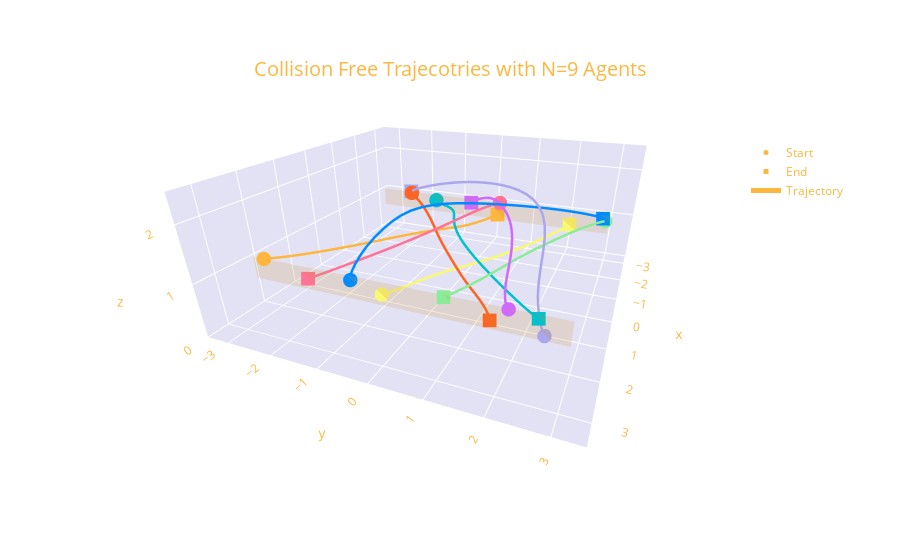

The notebook cell this image was saved under:
### Code cell
c = ["#fdb73e", "#00C1CC", '#008CFF', '#8BEB98', '#CF69FF', '#FF7396', "#F9F871", "#FF6222", "#AAA7EF"]

last = len(agent1_x)-1

start1 = go.Scatter3d(
    x=[pos_df[pos_df.Agent=='Agent 1'].X[0]],
    y=[pos_df[pos_df.Agent=='Agent 1'].Y[0]],
    z=[pos_df[pos_df.Agent=='Agent 1'].Z[0]],
    mode='markers',
    name='Start 1',
    marker=dict(symbol="circle",color=c[0],size=5),
    hovertemplate='Agent 1 start<extra></extra>'
)

end1 = go.Scatter3d(
    x=[pos_df[pos_df.Agent=='Agent 1'].X[last]],
    y=[pos_df[pos_df.Agent=='Agent 1'].Y[last]],
    z=[pos_df[pos_df.Agent=='Agent 1'].Z[last]],
    mode='markers',
    name='End 1',
    marker=dict(symbol="square",color=c[0],size=5),
    hovertemplate='Agent 1 end<extra></extra>'
)

traj1 = go.Scatter3d(
    x=pos_df[pos_df.Agent=='Agent 1'].X,
    y=pos_df[pos_df.Agent=='Agent 1'].Y,
    z=pos_df[pos_df.Agent=='Agent 1'].Z,
    mode='lines',
    name='Trajectory 1',
    line=dict(width=5, color=c[0]),
    hovertemplate='Agent 1 trajectory<extra></extra>'
)

start2 = go.Scatter3d(
    x=[pos_df[pos_df.Agent=='Agent 2'].X[0]],
    y=[pos_df[pos_df.Agent=='Agent 2'].Y[0]],
    z=[pos_df[pos_df.Agent=='Agent 2'].Z[0]],
    mode='markers',
    name='Start 2',
    marker=dict(symbol="circle",color=c[1],size=5),
    hovertemplate='Agent 2 start<extra></extra>'
)

end2 = go.Scatter3d(
    x=[pos_df[pos_df.Agent=='Agent 2'].X[last]],
    y=[pos_df[pos_df.Agent=='Agent 2'].Y[last]],
    z=[pos_df[pos_df.Agent=='Agent 2'].Z[last]],
    mode='markers',
    name='End 2',
    marker=dict(symbol="square",color=c[1],size=5),
    hovertemplate='Agent 2 end<extra></extra>'
)

traj2 = go.Scatter3d(
    x=pos_df[pos_df.Agent=='Agent 2'].X,
    y=pos_df[pos_df.Agent=='Agent 2'].Y,
    z=pos_df[pos_df.Agent=='Agent 2'].Z,
    mode='lines',
    name='Trajectory 2',
    line=dict(width=5, color=c[1]),
    hovertemplate='Agent 2 end<extra></extra>'
)

start3 = go.Scatter3d(
    x=[pos_df[pos_df.Agent=='Agent 3'].X[0]],
    y=[pos_df[pos_df.Agent=='Agent 3'].Y[0]],
    z=[pos_df[pos_df.Agent=='Agent 3'].Z[0]],
    mode='markers',
    name='Start 3',
    marker=dict(symbol="circle",color=c[2],size=5),
    hovertemplate='Agent 3 start<extra></extra>'
)

end3 = go.Scatter3d(
    x=[pos_df[pos_df.Agent=='Agent 3'].X[last]],
    y=[pos_df[pos_df.Agent=='Agent 3'].Y[last]],
    z=[pos_df[pos_df.Agent=='Agent 3'].Z[last]],
    mode='markers',
    name='End 3',
    marker=dict(symbol="square",color=c[2],size=5),
    hovertemplate='Agent 3 end<extra></extra>'
)

traj3 = go.Scatter3d(
    x=pos_df[pos_df.Agent=='Agent 3'].X,
    y=pos_df[pos_df.Agent=='Agent 3'].Y,
    z=pos_df[pos_df.Agent=='Agent 3'].Z,
    mode='lines',
    name='Trajectory 3',
    line=dict(width=5, color=c[2]),
    hovertemplate='Agent 3 trajectory<extra></extra>'
)

start4 = go.Scatter3d(
    x=[pos_df[pos_df.Agent=='Agent 4'].X[0]],
    y=[pos_df[pos_df.Agent=='Agent 4'].Y[0]],
    z=[pos_df[pos_df.Agent=='Agent 4'].Z[0]],
    mode='markers',
    name='Start 4',
    marker=dict(symbol="circle",color=c[3],size=5),
    hovertemplate='Agent 4 start<extra></extra>'
)

end4 = go.Scatter3d(
    x=[pos_df[pos_df.Agent=='Agent 4'].X[last]],
    y=[pos_df[pos_df.Agent=='Agent 4'].Y[last]],
    z=[pos_df[pos_df.Agent=='Agent 4'].Z[last]],
    mode='markers',
    name='End 4',
    marker=dict(symbol="square",color=c[3],size=5),
    hovertemplate='Agent 4 end<extra></extra>'
)

traj4 = go.Scatter3d(
    x=pos_df[pos_df.Agent=='Agent 4'].X,
    y=pos_df[pos_df.Agent=='Agent 4'].Y,
    z=pos_df[pos_df.Agent=='Agent 4'].Z,
    mode='lines',
    name='Trajectory 4',
    line=dict(width=5, color=c[3]),
    hovertemplate='Agent 4 trajectory<extra></extra>'
)

start5 = go.Scatter3d(
    x=[pos_df[pos_df.Agent=='Agent 5'].X[0]],
    y=[pos_df[pos_df.Agent=='Agent 5'].Y[0]],
    z=[pos_df[pos_df.Agent=='Agent 5'].Z[0]],
    mode='markers',
    name='Start 5',
    marker=dict(symbol="circle",color=c[4],size=5),
    hovertemplate='Agent 5 start<extra></extra>'
)

end5 = go.Scatter3d(
    x=[pos_df[pos_df.Agent=='Agent 5'].X[last]],
    y=[pos_df[pos_df.Agent=='Agent 5'].Y[last]],
    z=[pos_df[pos_df.Agent=='Agent 5'].Z[last]],
    mode='markers',
    name='End 5',
    marker=dict(symbol="square",color=c[4],size=5),
    hovertemplate='Agent 5 end<extra></extra>'
)

traj5 = go.Scatter3d(
    x=pos_df[pos_df.Agent=='Agent 5'].X,
    y=pos_df[pos_df.Agent=='Agent 5'].Y,
    z=pos_df[pos_df.Agent=='Agent 5'].Z,
    mode='lines',
    name='Trajectory 5',
    line=dict(width=5, color=c[4]),
    hovertemplate='Agent 5 trajectory<extra></extra>'
)

start6 = go.Scatter3d(
    x=[pos_df[pos_df.Agent=='Agent 6'].X[0]],
    y=[pos_df[pos_df.Agent=='Agent 6'].Y[0]],
    z=[pos_df[pos_df.Agent=='Agent 6'].Z[0]],
    mode='markers',
    name='Start 6',
    marker=dict(symbol="circle",color=c[5],size=5),
    hovertemplate='Agent 6 start<extra></extra>'
)

end6 = go.Scatter3d(
    x=[pos_df[pos_df.Agent=='Agent 6'].X[last]],
    y=[pos_df[pos_df.Agent=='Agent 6'].Y[last]],
    z=[pos_df[pos_df.Agent=='Agent 6'].Z[last]],
    mode='markers',
    name='End 6',
    marker=dict(symbol="square",color=c[5],size=5),
    hovertemplate='Agent 6 end<extra></extra>'
)

traj6 = go.Scatter3d(
    x=pos_df[pos_df.Agent=='Agent 6'].X,
    y=pos_df[pos_df.Agent=='Agent 6'].Y,
    z=pos_df[pos_df.Agent=='Agent 6'].Z,
    mode='lines',
    name='Trajectory 6',
    line=dict(width=5, color=c[5]),
    hovertemplate='Agent 6 trajectory<extra></extra>'
)

start7 = go.Scatter3d(
    x=[pos_df[pos_df.Agent=='Agent 7'].X[0]],
    y=[pos_df[pos_df.Agent=='Agent 7'].Y[0]],
    z=[pos_df[pos_df.Agent=='Agent 7'].Z[0]],
    mode='markers',
    name='Start 7',
    marker=dict(symbol="circle",color=c[6],size=5),
    hovertemplate='Agent 7 start<extra></extra>'
)

end7 = go.Scatter3d(
    x=[pos_df[pos_df.Agent=='Agent 7'].X[last]],
    y=[pos_df[pos_df.Agent=='Agent 7'].Y[last]],
    z=[pos_df[pos_df.Agent=='Agent 7'].Z[last]],
    mode='markers',
    name='End 6',
    marker=dict(symbol="square",color=c[6],size=5),
    hovertemplate='Agent 7 end<extra></extra>'
)

traj7 = go.Scatter3d(
    x=pos_df[pos_df.Agent=='Agent 7'].X,
    y=pos_df[pos_df.Agent=='Agent 7'].Y,
    z=pos_df[pos_df.Agent=='Agent 7'].Z,
    mode='lines',
    name='Trajectory 7',
    line=dict(width=5, color=c[6]),
    hovertemplate='Agent 7 trajectory<extra></extra>'
)

start8 = go.Scatter3d(
    x=[pos_df[pos_df.Agent=='Agent 8'].X[0]],
    y=[pos_df[pos_df.Agent=='Agent 8'].Y[0]],
    z=[pos_df[pos_df.Agent=='Agent 8'].Z[0]],
    mode='markers',
    name='Start 6',
    marker=dict(symbol="circle",color=c[7],size=5),
    hovertemplate='Agent 8 start<extra></extra>'
)

end8 = go.Scatter3d(
    x=[pos_df[pos_df.Agent=='Agent 8'].X[last]],
    y=[pos_df[pos_df.Agent=='Agent 8'].Y[last]],
    z=[pos_df[pos_df.Agent=='Agent 8'].Z[last]],
    mode='markers',
    name='End 8',
    marker=dict(symbol="square",color=c[7],size=5),
    hovertemplate='Agent 8 end<extra></extra>'
)

traj8 = go.Scatter3d(
    x=pos_df[pos_df.Agent=='Agent 8'].X,
    y=pos_df[pos_df.Agent=='Agent 8'].Y,
    z=pos_df[pos_df.Agent=='Agent 8'].Z,
    mode='lines',
    name='Trajectory 8',
    line=dict(width=5, color=c[7]),
    hovertemplate='Agent 8 trajectory<extra></extra>'
)

start9 = go.Scatter3d(
    x=[pos_df[pos_df.Agent=='Agent 9'].X[0]],
    y=[pos_df[pos_df.Agent=='Agent 9'].Y[0]],
    z=[pos_df[pos_df.Agent=='Agent 9'].Z[0]],
    mode='markers',
    name='Start 9',
    marker=dict(symbol="circle",color=c[8],size=5),
    hovertemplate='Agent 9 start<extra></extra>'
)

end9 = go.Scatter3d(
    x=[pos_df[pos_df.Agent=='Agent 9'].X[last]],
    y=[pos_df[pos_df.Agent=='Agent 9'].Y[last]],
    z=[pos_df[pos_df.Agent=='Agent 9'].Z[last]],
    mode='markers',
    name='End 9',
    marker=dict(symbol="square",color=c[8],size=5),
    hovertemplate='Agent 9 end<extra></extra>'
)

traj9 = go.Scatter3d(
    x=pos_df[pos_df.Agent=='Agent 9'].X,
    y=pos_df[pos_df.Agent=='Agent 9'].Y,
    z=pos_df[pos_df.Agent=='Agent 9'].Z,
    mode='lines',
    name='Trajectory 9',
    line=dict(width=5, color=c[8]),
    hovertemplate='Agent 9 trajectory<extra></extra>'
)

start = go.Scatter3d(
    x=[10],
    y=[10],
    z=[10],
    mode='markers',
    name='Start',
    marker=dict(symbol="circle",color="#fdb73e",size=5)
)

end = go.Scatter3d(
    x=[10],
    y=[10],
    z=[10],
    mode='markers',
    name='End',
    marker=dict(symbol="square",color="#fdb73e",size=5)
)

traj = go.Scatter3d(
    x=[10],
    y=[10],
    z=[10],
    mode='lines',
    name='Trajectory',
    line=dict(width=5, color="#fdb73e")
)

start_zone = go.Mesh3d(
        x=[-2.5, -2.5, -2.5, -2.5],
        y=[-3, -3, 3, 3],
        z=[1.2, 0.8, 1.2, 0.8],

        i=[0, 0, 0, 1],
        j=[1, 2, 3, 2],
        k=[2, 3, 1, 3],
        opacity=0.1,
        color='#fdb73e',
        flatshading = True,
        hovertemplate='Even Agent<br>Start Zone<extra></extra>'
    )

end_zone = go.Mesh3d(
        x=[2.5, 2.5, 2.5, 2.5],
        y=[-3, -3, 3, 3],
        z=[1.2, 0.8, 1.2, 0.8],

        i=[0, 0, 0, 1],
        j=[1, 2, 3, 2],
        k=[2, 3, 1, 3],
        opacity=0.1,
        color='#fdb73e',
        flatshading = True,
        hovertemplate='Odd Agent<br>Start Zone<extra></extra>'
    )

fig = go.Figure(data=[start1, end1, traj1, 
                      start2, end2, traj2, 
                      start3, end3, traj3, 
                      start4, end4, traj4,
                      start5, end5, traj5,
                      start6, end6, traj6, 
                      start7, end7, traj7,
                      start8, end8, traj8,
                      start9, end9, traj9,
                      start, end, traj,
                      start_zone, end_zone])

fig.update_layout({
    'paper_bgcolor': 'rgba(0, 0, 0, 0)',
    'scene_xaxis_backgroundcolor': 'rgba(47, 47, 65, 0.3)',
    'scene_yaxis_backgroundcolor': 'rgba(47, 47, 65, 0.3)',
    'scene_zaxis_backgroundcolor': 'rgba(47, 47, 65, 0.3)',
    'scene_xaxis_linecolor': 'rgba(0, 0, 0, 0)',
    'scene_yaxis_linecolor': 'rgba(0, 0, 0, 0)',
    'scene_zaxis_linecolor': 'rgba(0, 0, 0, 0)',
    'scene_xaxis_gridcolor': 'rgba(0, 0, 0, 0)',
    'scene_yaxis_gridcolor': 'rgba(0, 0, 0, 0)',
    'scene_zaxis_gridcolor': 'rgba(0, 0, 0, 0)',
    
})

fig.update_layout(
    font_color="#fdb73e",
    title={
        'text': "Collision Free Trajecotries with N=9 Agents",
        'y':0.89,
        'x':0.50,
        'font_size': 20}
)

fig.update_layout(
    scene = dict(
        xaxis = dict(range=[-3.5,3.5],),
        yaxis = dict(range=[-3.5,3.5],),
        zaxis = dict(nticks=3, range=[0,2.5],),)
)


fig.update_layout(
    scene_camera = dict(
        up = dict(x=0, y=0, z=1),
        center = dict(x=0, y=0, z=-0.2),
        eye = dict(x=1.2, y=0.5, z=0.5))
)

labels_to_show_in_legend = ["Start","End","Trajectory","Zone"]

for trace in fig['data']: 
    if (not trace['name'] in labels_to_show_in_legend):
        trace['showlegend'] = False

        
fig.update_layout(legend=dict(
    yanchor="top",
    y=0.9,
    xanchor="left",
    x=0.9
))

fig.update_layout(scene_aspectratio=dict(x=1, y=1, z=0.4))

fig.write_html("traj9.html")

fig.show()

### Figure 1 — Plotly figure (JSON) as saved in the notebook; plotly's stock layout.template omitted (floating-point values rounded to 4 significant figures)
{"data": [{"hovertemplate": "Agent 1 start<extra></extra>", "marker": {"color": "#fdb73e", "size": 5, "symbol": "circle"}, "mode": "markers", "name": "Start 1", "showlegend": false, "type": "scatter3d", "x": [2.5], "y": [-2.744], "z": [1.196]}, {"hovertemplate": "Agent 1 end<extra></extra>", "marker": {"color": "#fdb73e", "size": 5, "symbol": "square"}, "mode": "markers", "name": "End 1", "showlegend": false, "type": "scatter3d", "x": [-2.489], "y": [0.2754], "z": [0.9123]}, {"hovertemplate": "Agent 1 trajectory<extra></extra>", "line": {"color": "#fdb73e", "width": 5}, "mode": "lines", "name": "Trajectory 1", "showlegend": false, "type": "scatter3d", "x": [2.5, 2.5, 2.498, 2.486, 2.456, 2.397, 2.303, 2.17, 1.997, 1.786, 1.543, 1.279, 1.001, 0.7178, 0.4377, 0.1673, -0.08766, -0.3235, -0.5389, -0.7342, -0.9102, -1.068, -1.207, -1.331, -1.443, -1.545, -1.64, -1.728, -1.811, -1.889, -1.96, -2.027, -2.087, -2.142, -2.191, -2.234, -2.273, -2.307, -2.337, -2.363, -2.386, -2.406, -2.422, -2.437, -2.449, -2.459, -2.468, -2.475, -2.48, -2.485, -2.489], "y": [-2.744, -2.743, -2.741, -2.729, -2.699, -2.642, -2.557, -2.443, -2.305, -2.149, -1.981, -1.806, -1.631, -1.458, -1.292, -1.136, -0.9898, -0.8562, -0.7364, -0.6322, -0.545, -0.4754, -0.4217, -0.3799, -0.3449, -0.3124, -0.2793, -0.2444, -0.2073, -0.1686, -0.1291, -0.08998, -0.05195, -0.0157, 0.01832, 0.04987, 0.07886, 0.1053, 0.1293, 0.1509, 0.1704, 0.1878, 0.2033, 0.217, 0.2292, 0.2399, 0.2492, 0.2573, 0.2643, 0.2703, 0.2754], "z": [1.196, 1.196, 1.195, 1.194, 1.19, 1.184, 1.176, 1.165, 1.153, 1.14, 1.125, 1.111, 1.096, 1.081, 1.067, 1.052, 1.034, 1.015, 0.9948, 0.973, 0.9504, 0.927, 0.9035, 0.8813, 0.8618, 0.8459, 0.8339, 0.8257, 0.8208, 0.8188, 0.8191, 0.8213, 0.8249, 0.8295, 0.8349, 0.8408, 0.847, 0.8532, 0.8595, 0.8656, 0.8715, 0.8771, 0.8824, 0.8873, 0.8919, 0.8962, 0.9001, 0.9036, 0.9068, 0.9097, 0.9123]}, {"hovertemplate": "Agent 2 start<extra></extra>", "marker": {"color": "#00C1CC", "size": 5, "symbol": "circle"}, "mode": "markers", "name": "Start 2", "showlegend": false, "type": "scatter3d", "x": [-2.5], "y": [-1.443], "z": [1.068]}, {"hovertemplate": "Agent 2 end<extra></extra>", "marker": {"color": "#00C1CC", "size": 5, "symbol": "square"}, "mode": "markers", "name": "End 2", "showlegend": false, "type": "scatter3d", "x": [2.504], "y": [2.476], "z": [1.135]}, {"hovertemplate": "Agent 2 end<extra></extra>", "line": {"color": "#00C1CC", "width": 5}, "mode": "lines", "name": "Trajectory 2", "showlegend": false, "type": "scatter3d", "x": [-2.5, -2.5, -2.497, -2.486, -2.455, -2.396, -2.306, -2.192, -2.071, -1.956, -1.849, -1.742, -1.624, -1.485, -1.319, -1.127, -0.9115, -0.6798, -0.4388, -0.1956, 0.04396, 0.2753, 0.4956, 0.703, 0.8965, 1.076, 1.241, 1.392, 1.53, 1.655, 1.767, 1.868, 1.959, 2.039, 2.11, 2.172, 2.226, 2.274, 2.315, 2.35, 2.38, 2.406, 2.427, 2.445, 2.46, 2.472, 2.482, 2.49, 2.496, 2.5, 2.504], "y": [-1.443, -1.442, -1.44, -1.428, -1.397, -1.339, -1.247, -1.124, -0.9854, -0.8479, -0.7291, -0.6384, -0.571, -0.5126, -0.4477, -0.3651, -0.2595, -0.1304, 0.01853, 0.1819, 0.3538, 0.5286, 0.7016, 0.8693, 1.029, 1.18, 1.32, 1.451, 1.57, 1.68, 1.779, 1.87, 1.951, 2.024, 2.089, 2.147, 2.198, 2.243, 2.282, 2.316, 2.346, 2.371, 2.393, 2.411, 2.427, 2.439, 2.45, 2.459, 2.466, 2.471, 2.476], "z": [1.068, 1.068, 1.068, 1.069, 1.07, 1.071, 1.075, 1.084, 1.097, 1.108, 1.113, 1.109, 1.099, 1.086, 1.073, 1.062, 1.054, 1.048, 1.045, 1.044, 1.045, 1.048, 1.051, 1.055, 1.06, 1.065, 1.07, 1.075, 1.08, 1.086, 1.09, 1.095, 1.099, 1.103, 1.107, 1.111, 1.114, 1.117, 1.119, 1.122, 1.124, 1.126, 1.127, 1.129, 1.13, 1.131, 1.132, 1.133, 1.134, 1.134, 1.135]}, {"hovertemplate": "Agent 3 start<extra></extra>", "marker": {"color": "#008CFF", "size": 5, "symbol": "circle"}, "mode": "markers", "name": "Start 3", "showlegend": false, "type": "scatter3d", "x": [2.5], "y": [-0.8443], "z": [1.131]}, {"hovertemplate": "Agent 3 end<extra></extra>", "marker": {"color": "#008CFF", "size": 5, "symbol": "square"}, "mode": "markers", "name": "End 3", "showlegend": false, "type": "scatter3d", "x": [-2.497], "y": [2.855], "z": [1.127]}, {"hovertemplate": "Agent 3 trajectory<extra></extra>", "line": {"color": "#008CFF", "width": 5}, "mode": "lines", "name": "Trajectory 3", "showlegend": false, "type": "scatter3d", "x": [2.5, 2.5, 2.498, 2.486, 2.456, 2.397, 2.303, 2.17, 1.998, 1.791, 1.568, 1.346, 1.137, 0.9455, 0.7694, 0.6023, 0.4375, 0.2693, 0.09525, -0.08481, -0.2689, -0.4541, -0.6371, -0.8148, -0.9846, -1.145, -1.295, -1.433, -1.56, -1.675, -1.78, -1.875, -1.96, -2.036, -2.103, -2.163, -2.216, -2.262, -2.302, -2.337, -2.367, -2.393, -2.414, -2.433, -2.448, -2.461, -2.472, -2.48, -2.487, -2.492, -2.497], "y": [-0.8443, -0.8442, -0.8464, -0.8537, -0.8616, -0.8613, -0.8469, -0.8177, -0.7766, -0.7272, -0.6711, -0.6041, -0.5185, -0.4069, -0.266, -0.09711, 0.0948, 0.3028, 0.5194, 0.7373, 0.9505, 1.154, 1.345, 1.521, 1.683, 1.829, 1.96, 2.079, 2.184, 2.279, 2.362, 2.436, 2.501, 2.558, 2.607, 2.65, 2.687, 2.719, 2.746, 2.768, 2.787, 2.803, 2.816, 2.826, 2.834, 2.841, 2.846, 2.849, 2.852, 2.854, 2.855], "z": [1.131, 1.131, 1.134, 1.148, 1.18, 1.236, 1.32, 1.422, 1.526, 1.621, 1.703, 1.773, 1.83, 1.874, 1.902, 1.916, 1.916, 1.903, 1.88, 1.85, 1.813, 1.772, 1.728, 1.683, 1.638, 1.594, 1.551, 1.509, 1.47, 1.433, 1.399, 1.367, 1.338, 1.311, 1.287, 1.265, 1.245, 1.228, 1.212, 1.198, 1.186, 1.175, 1.166, 1.158, 1.151, 1.145, 1.14, 1.136, 1.132, 1.129, 1.127]}, {"hovertemplate": "Agent 4 start<extra></extra>", "marker": {"color": "#8BEB98", "size": 5, "symbol": "circle"}, "mode": "markers", "name": "Start 4", "showlegend": false, "type": "scatter3d", "x": [-2.5], "y": [2.917], "z": [1.076]}, {"hovertemplate": "Agent 4 end<extra></extra>", "marker": {"color": "#8BEB98", "size": 5, "symbol": "square"}, "mode": "markers", "name": "End 4", "showlegend": false, "type": "scatter3d", "x": [2.514], "y": [0.9298], "z": [1.173]}, {"hovertemplate": "Agent 4 trajectory<extra></extra>", "line": {"color": "#8BEB98", "width": 5}, "mode": "lines", "name": "Trajectory 4", "showlegend": false, "type": "scatter3d", "x": [-2.5, -2.5, -2.497, -2.486, -2.455, -2.396, -2.302, -2.169, -1.995, -1.783, -1.541, -1.276, -0.9978, -0.715, -0.4346, -0.162, 0.09943, 0.3479, 0.5823, 0.8012, 1.004, 1.189, 1.358, 1.511, 1.648, 1.77, 1.878, 1.974, 2.058, 2.131, 2.195, 2.251, 2.298, 2.339, 2.374, 2.403, 2.427, 2.448, 2.464, 2.478, 2.489, 2.497, 2.504, 2.509, 2.512, 2.514, 2.515, 2.516, 2.516, 2.515, 2.514], "y": [2.917, 2.917, 2.915, 2.906, 2.884, 2.844, 2.784, 2.707, 2.613, 2.509, 2.398, 2.283, 2.168, 2.056, 1.948, 1.847, 1.754, 1.672, 1.601, 1.539, 1.484, 1.434, 1.386, 1.342, 1.299, 1.259, 1.222, 1.187, 1.155, 1.126, 1.099, 1.076, 1.055, 1.036, 1.02, 1.005, 0.993, 0.9821, 0.9728, 0.9647, 0.9579, 0.952, 0.9471, 0.9431, 0.9397, 0.9369, 0.9347, 0.933, 0.9316, 0.9306, 0.9298], "z": [1.076, 1.076, 1.076, 1.076, 1.078, 1.08, 1.083, 1.087, 1.092, 1.096, 1.101, 1.107, 1.112, 1.117, 1.122, 1.127, 1.133, 1.139, 1.146, 1.153, 1.16, 1.166, 1.17, 1.174, 1.177, 1.18, 1.181, 1.182, 1.183, 1.183, 1.183, 1.183, 1.183, 1.182, 1.182, 1.181, 1.18, 1.18, 1.179, 1.178, 1.177, 1.177, 1.176, 1.176, 1.175, 1.175, 1.174, 1.174, 1.173, 1.173, 1.173]}, {"hovertemplate": "Agent 5 start<extra></extra>", "marker": {"color": "#CF69FF", "size": 5, "symbol": "circle"}, "mode": "markers", "name": "Start 5", "showlegend": false, "type": "scatter3d", "x": [2.5], "y": [2.006], "z": [1.183]}, {"hovertemplate": "Agent 5 end<extra></extra>", "marker": {"color": "#CF69FF", "size": 5, "symbol": "square"}, "mode": "markers", "name": "End 5", "showlegend": false, "type": "scatter3d", "x": [-2.517], "y": [-0.4551], "z": [1.11]}, {"hovertemplate": "Agent 5 trajectory<extra></extra>", "line": {"color": "#CF69FF", "width": 5}, "mode": "lines", "name": "Trajectory 5", "showlegend": false, "type": "scatter3d", "x": [2.5, 2.5, 2.498, 2.486, 2.456, 2.397, 2.303, 2.17, 1.997, 1.786, 1.543, 1.279, 1.001, 0.7178, 0.4373, 0.1647, -0.09619, -0.3428, -0.5741, -0.7897, -0.99, -1.176, -1.346, -1.502, -1.643, -1.769, -1.881, -1.98, -2.066, -2.141, -2.206, -2.262, -2.31, -2.35, -2.385, -2.413, -2.437, -2.457, -2.473, -2.486, -2.496, -2.504, -2.51, -2.514, -2.517, -2.519, -2.519, -2.52, -2.519, -2.518, -2.517], "y": [2.006, 2.006, 2.004, 1.995, 1.975, 1.943, 1.901, 1.852, 1.802, 1.752, 1.703, 1.654, 1.599, 1.536, 1.462, 1.376, 1.279, 1.174, 1.063, 0.9517, 0.8432, 0.7402, 0.6432, 0.5517, 0.4649, 0.3822, 0.3031, 0.2279, 0.1566, 0.08952, 0.02698, -0.03086, -0.08391, -0.1322, -0.1759, -0.2151, -0.2502, -0.2813, -0.3089, -0.3331, -0.3544, -0.3729, -0.3889, -0.4028, -0.4146, -0.4247, -0.4332, -0.4403, -0.4463, -0.4511, -0.4551], "z": [1.183, 1.183, 1.183, 1.183, 1.184, 1.187, 1.192, 1.202, 1.217, 1.24, 1.27, 1.307, 1.351, 1.396, 1.44, 1.479, 1.511, 1.533, 1.545, 1.549, 1.547, 1.539, 1.526, 1.51, 1.491, 1.469, 1.446, 1.421, 1.396, 1.372, 1.348, 1.324, 1.302, 1.281, 1.261, 1.243, 1.226, 1.211, 1.197, 1.184, 1.172, 1.162, 1.153, 1.145, 1.138, 1.131, 1.126, 1.121, 1.117, 1.113, 1.11]}, {"hovertemplate": "Agent 6 start<extra></extra>", "marker": {"color": "#FF7396", "size": 5, "symbol": "circle"}, "mode": "markers", "name": "Start 6", "showlegend": false, "type": "scatter3d", "x": [-2.5], "y": [0.3238], "z": [1.19]}, {"hovertemplate": "Agent 6 end<extra></extra>", "marker": {"color": "#FF7396", "size": 5, "symbol": "square"}, "mode": "markers", "name": "End 6", "showlegend": false, "type": "scatter3d", "x": [2.512], "y": [-1.76], "z": [1.002]}, {"hovertemplate": "Agent 6 trajectory<extra></extra>", "line": {"color": "#FF7396", "width": 5}, "mode": "lines", "name": "Trajectory 6", "showlegend": false, "type": "scatter3d", "x": [-2.5, -2.5, -2.497, -2.486, -2.455, -2.396, -2.302, -2.169, -1.994, -1.781, -1.536, -1.269, -0.9883, -0.7034, -0.4215, -0.1479, 0.1133, 0.3598, 0.5901, 0.8036, 1.0, 1.18, 1.345, 1.493, 1.628, 1.748, 1.856, 1.951, 2.036, 2.11, 2.175, 2.232, 2.281, 2.323, 2.359, 2.389, 2.415, 2.436, 2.454, 2.469, 2.48, 2.49, 2.497, 2.503, 2.507, 2.51, 2.512, 2.513, 2.513, 2.513, 2.512], "y": [0.3238, 0.3239, 0.3221, 0.3129, 0.2896, 0.2478, 0.187, 0.112, 0.02898, -0.05709, -0.1441, -0.2323, -0.3224, -0.4148, -0.5093, -0.6049, -0.7003, -0.7942, -0.8853, -0.9723, -1.055, -1.132, -1.203, -1.268, -1.328, -1.383, -1.432, -1.476, -1.515, -1.55, -1.581, -1.609, -1.633, -1.654, -1.672, -1.687, -1.701, -1.712, -1.722, -1.73, -1.737, -1.742, -1.747, -1.75, -1.753, -1.755, -1.757, -1.758, -1.759, -1.759, -1.76], "z": [1.19, 1.19, 1.19, 1.189, 1.186, 1.182, 1.176, 1.169, 1.161, 1.152, 1.143, 1.133, 1.123, 1.114, 1.104, 1.095, 1.086, 1.078, 1.07, 1.063, 1.056, 1.049, 1.044, 1.038, 1.034, 1.029, 1.026, 1.022, 1.019, 1.017, 1.014, 1.012, 1.01, 1.009, 1.008, 1.007, 1.006, 1.005, 1.004, 1.004, 1.003, 1.003, 1.002, 1.002, 1.002, 1.002, 1.002, 1.002, 1.002, 1.002, 1.002]}, {"hovertemplate": "Agent 7 start<extra></extra>", "marker": {"color": "#F9F871", "size": 5, "symbol": "circle"}, "mode": "markers", "name": "Start 7", "showlegend": false, "type": "scatter3d", "x": [2.5], "y": [-0.2278], "z": [0.99]}, {"hovertemplate": "Agent 7 end<extra></extra>", "marker": {"color": "#F9F871", "size": 5, "symbol": "square"}, "mode": "markers", "name": "End 6", "showlegend": false, "type": "scatter3d", "x": [-2.512], "y": [2.107], "z": [0.8993]}, {"hovertemplate": "Agent 7 trajectory<extra></extra>", "line": {"color": "#F9F871", "width": 5}, "mode": "lines", "name": "Trajectory 7", "showlegend": false, "type": "scatter3d", "x": [2.5, 2.5, 2.498, 2.486, 2.456, 2.397, 2.303, 2.17, 1.997, 1.786, 1.543, 1.279, 1.001, 0.7178, 0.4373, 0.1647, -0.09618, -0.3427, -0.5734, -0.7876, -0.9852, -1.166, -1.331, -1.481, -1.616, -1.738, -1.846, -1.943, -2.028, -2.103, -2.169, -2.226, -2.276, -2.318, -2.355, -2.386, -2.412, -2.434, -2.452, -2.467, -2.479, -2.489, -2.496, -2.502, -2.506, -2.509, -2.511, -2.512, -2.513, -2.513, -2.512], "y": [-0.2278, -0.2276, -0.2254, -0.2168, -0.1983, -0.169, -0.1311, -0.08749, -0.04189, 0.003694, 0.04849, 0.09437, 0.1454, 0.2056, 0.2767, 0.3593, 0.4522, 0.5535, 0.6608, 0.7711, 0.8819, 0.9909, 1.096, 1.197, 1.292, 1.38, 1.462, 1.538, 1.607, 1.669, 1.726, 1.777, 1.823, 1.864, 1.9, 1.932, 1.96, 1.985, 2.006, 2.024, 2.04, 2.054, 2.065, 2.075, 2.083, 2.089, 2.094, 2.099, 2.102, 2.105, 2.107], "z": [0.99, 0.9901, 0.9901, 0.9895, 0.9877, 0.9837, 0.9757, 0.9625, 0.9427, 0.9155, 0.8799, 0.8369, 0.7882, 0.7375, 0.6877, 0.6425, 0.605, 0.5769, 0.5585, 0.5492, 0.5477, 0.5527, 0.5628, 0.5769, 0.5937, 0.6125, 0.6324, 0.6529, 0.6734, 0.6936, 0.7133, 0.7321, 0.7499, 0.7666, 0.7822, 0.7966, 0.8099, 0.822, 0.833, 0.8429, 0.8518, 0.8597, 0.8668, 0.8731, 0.8786, 0.8834, 0.8876, 0.8912, 0.8943, 0.897, 0.8993]}, {"hovertemplate": "Agent 8 start<extra></extra>", "marker": {"color": "#FF6222", "size": 5, "symbol": "circle"}, "mode": "markers", "name": "Start 6", "showlegend": false, "type": "scatter3d", "x": [-2.5], "y": [-2.171], "z": [1.174]}, {"hovertemplate": "Agent 8 end<extra></extra>", "marker": {"color": "#FF6222", "size": 5, "symbol": "square"}, "mode": "markers", "name": "End 8", "showlegend": false, "type": "scatter3d", "x": [2.465], "y": [1.703], "z": [0.9235]}, {"hovertemplate": "Agent 8 trajectory<extra></extra>", "line": {"color": "#FF6222", "width": 5}, "mode": "lines", "name": "Trajectory 8", "showlegend": false, "type": "scatter3d", "x": [-2.5, -2.5, -2.497, -2.486, -2.455, -2.396, -2.302, -2.169, -1.995, -1.785, -1.547, -1.293, -1.029, -0.7626, -0.5022, -0.2555, -0.02652, 0.1838, 0.3751, 0.546, 0.6961, 0.8268, 0.9414, 1.045, 1.141, 1.235, 1.327, 1.42, 1.512, 1.602, 1.689, 1.772, 1.851, 1.924, 1.991, 2.053, 2.109, 2.159, 2.204, 2.245, 2.281, 2.313, 2.341, 2.365, 2.387, 2.405, 2.421, 2.435, 2.447, 2.457, 2.465], "y": [-2.171, -2.171, -2.168, -2.157, -2.126, -2.067, -1.975, -1.848, -1.69, -1.508, -1.314, -1.116, -0.9225, -0.735, -0.5526, -0.3697, -0.1849, -0.002644, 0.1704, 0.3291, 0.4716, 0.5989, 0.7135, 0.8178, 0.9135, 1.002, 1.084, 1.159, 1.228, 1.29, 1.347, 1.397, 1.442, 1.482, 1.517, 1.548, 1.574, 1.597, 1.616, 1.633, 1.647, 1.659, 1.669, 1.677, 1.684, 1.69, 1.694, 1.697, 1.7, 1.702, 1.703], "z": [1.174, 1.174, 1.173, 1.172, 1.169, 1.164, 1.157, 1.148, 1.137, 1.126, 1.112, 1.096, 1.079, 1.061, 1.037, 1.004, 0.9613, 0.9154, 0.87, 0.8276, 0.7896, 0.7571, 0.7307, 0.7108, 0.6974, 0.6902, 0.6884, 0.6912, 0.6978, 0.7072, 0.7188, 0.7319, 0.7459, 0.7604, 0.7751, 0.7895, 0.8036, 0.8171, 0.8299, 0.842, 0.8533, 0.8638, 0.8734, 0.8822, 0.8902, 0.8974, 0.9039, 0.9097, 0.9149, 0.9194, 0.9235]}, {"hovertemplate": "Agent 9 start<extra></extra>", "marker": {"color": "#AAA7EF", "size": 5, "symbol": "circle"}, "mode": "markers", "name": "Start 9", "showlegend": false, "type": "scatter3d", "x": [2.5], "y": [2.59], "z": [0.8817]}, {"hovertemplate": "Agent 9 end<extra></extra>", "marker": {"color": "#AAA7EF", "size": 5, "symbol": "square"}, "mode": "markers", "name": "End 9", "showlegend": false, "type": "scatter3d", "x": [-2.519], "y": [-2.199], "z": [1.202]}, {"hovertemplate": "Agent 9 trajectory<extra></extra>", "line": {"color": "#AAA7EF", "width": 5}, "mode": "lines", "name": "Trajectory 9", "showlegend": false, "type": "scatter3d", "x": [2.5, 2.5, 2.498, 2.486, 2.456, 2.397, 2.303, 2.17, 1.996, 1.779, 1.522, 1.23, 0.9112, 0.578, 0.2433, -0.081, -0.386, -0.666, -0.9185, -1.143, -1.342, -1.516, -1.669, -1.803, -1.919, -2.02, -2.108, -2.183, -2.248, -2.304, -2.351, -2.39, -2.422, -2.449, -2.471, -2.488, -2.502, -2.513, -2.52, -2.526, -2.53, -2.532, -2.533, -2.533, -2.532, -2.53, -2.529, -2.526, -2.524, -2.521, -2.519], "y": [2.59, 2.59, 2.588, 2.578, 2.556, 2.518, 2.464, 2.401, 2.34, 2.292, 2.253, 2.213, 2.159, 2.078, 1.963, 1.812, 1.626, 1.413, 1.179, 0.9333, 0.6828, 0.434, 0.1918, -0.04035, -0.2601, -0.466, -0.6574, -0.8341, -0.9962, -1.144, -1.279, -1.4, -1.509, -1.607, -1.693, -1.77, -1.838, -1.897, -1.949, -1.993, -2.032, -2.065, -2.093, -2.117, -2.137, -2.153, -2.167, -2.178, -2.186, -2.193, -2.199], "z": [0.8817, 0.8819, 0.8824, 0.8872, 0.9049, 0.9448, 1.011, 1.101, 1.214, 1.344, 1.478, 1.604, 1.714, 1.804, 1.871, 1.916, 1.941, 1.948, 1.941, 1.923, 1.895, 1.862, 1.824, 1.782, 1.74, 1.697, 1.654, 1.613, 1.573, 1.535, 1.499, 1.466, 1.435, 1.407, 1.381, 1.357, 1.336, 1.317, 1.299, 1.284, 1.27, 1.259, 1.248, 1.239, 1.231, 1.224, 1.218, 1.213, 1.209, 1.205, 1.202]}, {"marker": {"color": "#fdb73e", "size": 5, "symbol": "circle"}, "mode": "markers", "name": "Start", "type": "scatter3d", "x": [10], "y": [10], "z": [10]}, {"marker": {"color": "#fdb73e", "size": 5, "symbol": "square"}, "mode": "markers", "name": "End", "type": "scatter3d", "x": [10], "y": [10], "z": [10]}, {"line": {"color": "#fdb73e", "width": 5}, "mode": "lines", "name": "Trajectory", "type": "scatter3d", "x": [10], "y": [10], "z": [10]}, {"color": "#fdb73e", "flatshading": true, "hovertemplate": "Even Agent<br>Start Zone<extra></extra>", "i": [0, 0, 0, 1], "j": [1, 2, 3, 2], "k": [2, 3, 1, 3], "opacity": 0.1, "showlegend": false, "type": "mesh3d", "x": [-2.5, -2.5, -2.5, -2.5], "y": [-3, -3, 3, 3], "z": [1.2, 0.8, 1.2, 0.8]}, {"color": "#fdb73e", "flatshading": true, "hovertemplate": "Odd Agent<br>Start Zone<extra></extra>", "i": [0, 0, 0, 1], "j": [1, 2, 3, 2], "k": [2, 3, 1, 3], "opacity": 0.1, "showlegend": false, "type": "mesh3d", "x": [2.5, 2.5, 2.5, 2.5], "y": [-3, -3, 3, 3], "z": [1.2, 0.8, 1.2, 0.8]}], "layout": {"font": {"color": "#fdb73e"}, "legend": {"x": 0.9, "xanchor": "left", "y": 0.9, "yanchor": "top"}, "paper_bgcolor": "rgba(0, 0, 0, 0)", "scene": {"aspectratio": {"x": 1, "y": 1, "z": 0.4}, "camera": {"center": {"x": 0, "y": 0, "z": -0.2}, "eye": {"x": 1.2, "y": 0.5, "z": 0.5}, "up": {"x": 0, "y": 0, "z": 1}}, "xaxis": {"backgroundcolor": "rgba(47, 47, 65, 0.3)", "gridcolor": "rgba(0, 0, 0, 0)", "linecolor": "rgba(0, 0, 0, 0)", "range": [-3.5, 3.5]}, "yaxis": {"backgroundcolor": "rgba(47, 47, 65, 0.3)", "gridcolor": "rgba(0, 0, 0, 0)", "linecolor": "rgba(0, 0, 0, 0)", "range": [-3.5, 3.5]}, "zaxis": {"backgroundcolor": "rgba(47, 47, 65, 0.3)", "gridcolor": "rgba(0, 0, 0, 0)", "linecolor": "rgba(0, 0, 0, 0)", "nticks": 3, "range": [0, 2.5]}}, "title": {"font": {"size": 20}, "text": "Collision Free Trajecotries with N=9 Agents", "x": 0.5, "y": 0.89}}}
